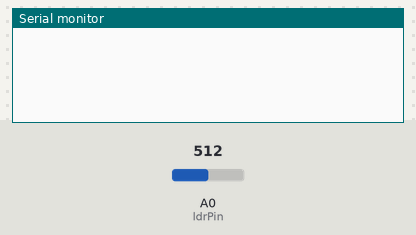
This sketch was run on a simulated Arduino Uno, built with avr-gcc and run on an emulated ATmega328P. On the bench: the last lines printed to the serial monitor. The test bench sets the inputs (shaded band); at power-on: A0 (ldrPin) = 512.

Above: at 1.2 s.
1.3 s: A0 (ldrPin) set to 716
At 2.0 s:
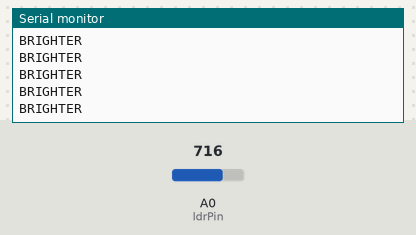
3.2 s: A0 (ldrPin) set to 511
At 4.2 s:
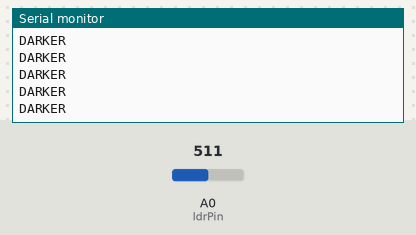
5.1 s: A0 (ldrPin) set to 900
At 5.7 s:
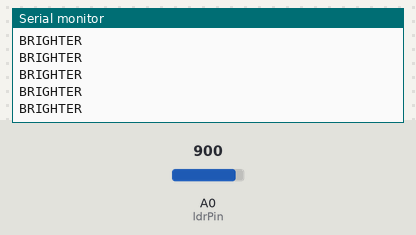
8.1 s: A0 (ldrPin) set to 306
At 8.7 s:
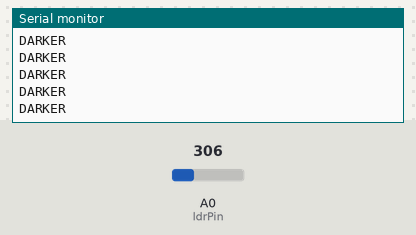
11.1 s: A0 (ldrPin) set to 1023
At 11.6 s:
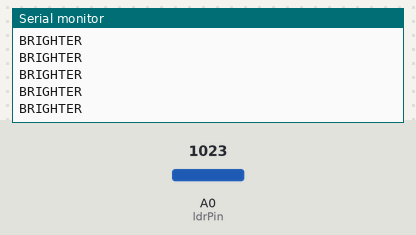

The sketch:

lightSensor.ino
```cpp
/*
 * Creation & Computation - Digital Futures, OCAD University
 * Kate Hartman / Nick Puckett
 *
 * Reads the value of a light sensor and compares it to the light value at startup
 * It the prints whether it is: Brighter , Darker, or Same
 *
 *
 */
int ldrPin = A0;  //the pin it is attached to
int startupValue;  //this will hold the value captured at startup to compare to.


void setup()
{
 Serial.begin(9600);    //turn on the Serial port
 startupValue = analogRead(ldrPin);  //read the value from the light sensor

}

void loop()
{
int currentLightValue = analogRead(ldrPin);  //read the value from the light sensor


  if(currentLightValue < startupValue)
  {
    Serial.println("DARKER");
  }

  if(currentLightValue > startupValue)
  {
    Serial.println("BRIGHTER");
  }

  /*else
  {
  Serial.println("SAME");
  }

*/


}
```

Measured:
- after the input at 1.3 s, the serial monitor: prints a new line at once (image 1)
- after the input at 3.2 s, the serial monitor: prints a new line after 0.08 s (image 2)
